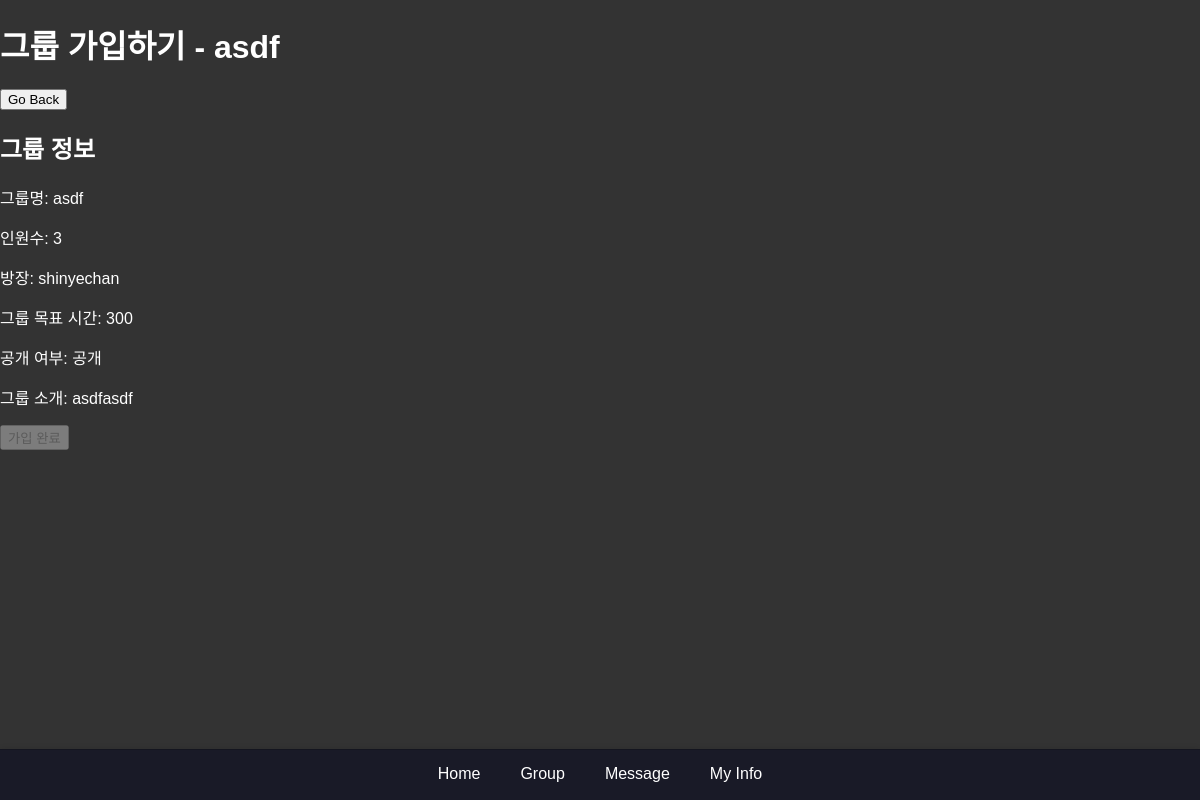
The app's page /group/accountgroup/14/ (signed in) with its own data.
### group/models.py (models this page shows, shortened)
class Group(models.Model):
    title = models.CharField(max_length=100)
    goals = models.IntegerField(default=0, help_text='목표 시간을 분 단위로 입력해주세요')
    master = models.ForeignKey(settings.AUTH_USER_MODEL, related_name='mastered_groups', on_delete=models.CASCADE)
    users = models.ManyToManyField(settings.AUTH_USER_MODEL, related_name='user_groups')
    password = models.CharField(max_length=128, blank=True, null=True)
    information = models.TextField(blank=True, null=True)
    is_private = models.BooleanField(default=False)
    created_at = models.DateTimeField(auto_now_add=True)

### main/models.py (models this page shows)
class CustomUser(AbstractUser):
    following = models.ManyToManyField(
        "self", #User 인스턴스가 다른 인스턴스 참조
        verbose_name="팔로우 중인 사용자들",
        related_name="followers",
        symmetrical=False,
        through="relationship.Relationship"
    )

### group/views.py (the view)
# urls.py: path('accountgroup/<int:group_id>/', views.account_group, name='account_group'),
@login_required
def account_group(request, group_id):
    group = get_object_or_404(Group, id=group_id)
    user = request.user
    if group.users.filter(id=user.id).exists():
        is_member = True
    else:
        is_member = False
    if request.method == 'POST' and not is_member:
        password = request.POST.get('password')
        if group.password and group.password != password:
            error_message = "비밀번호가 틀렸습니다."
        else:
            group.users.add(user)
            return redirect('group_room', group_id=group.id)
    else:
        error_message = None
    context = {
        'group': group,
        'is_member': is_member,
        'error_message': error_message,
    }
    return render(request, 'group/account_group.html', context)

### group/templates/group/account_group.html
{% extends 'base.html' %} {% block content %}
<h1>그룹 가입하기 - {{ group.title }}</h1>
<button onclick="window.history.back()">Go Back</button>
<div>
  <h2>그룹 정보</h2>
  <p>그룹명: {{ group.title }}</p>
  <p>인원수: {{ group.users.count }}</p>
  <p>방장: {{ group.master.username }}</p>
  <p>그룹 목표 시간: {{ group.goals }}</p>
  <p>공개 여부: {{ group.password|yesno:"비공개,공개" }}</p>
  <p>그룹 소개: {{ group.information }}</p>
</div>
{% if not is_member %}
<form method="post">
  {% csrf_token %} {% if group.password %}
  <div class="form-group">
    <label for="password">비밀번호</label>
    <input type="password" class="form-control" id="password" name="password" />
  </div>
  {% endif %} {% if error_message %}
  <div class="alert alert-danger">{{ error_message }}</div>
  {% endif %}
  <button type="submit" class="btn btn-primary">Submit</button>
</form>
{% else %}
<button class="btn btn-success" disabled>가입 완료</button>
{% endif %} {% endblock %}

### main/static/css/styles.css (style rules this page uses)
body { margin: 0; }

### main/static/css/group.css (style rules this page uses)
body { font-family: Arial, sans-serif; background-color: #1c1c1e; color: #fff; }
body { font-family: Arial, sans-serif; background-color: #333; color: #fff; margin: 0; padding: 0; }

### records on screen
Group: title "asdf", users.count "3", master.username "shinyechan", goals "300", password "공개", information "asdfasdf"
